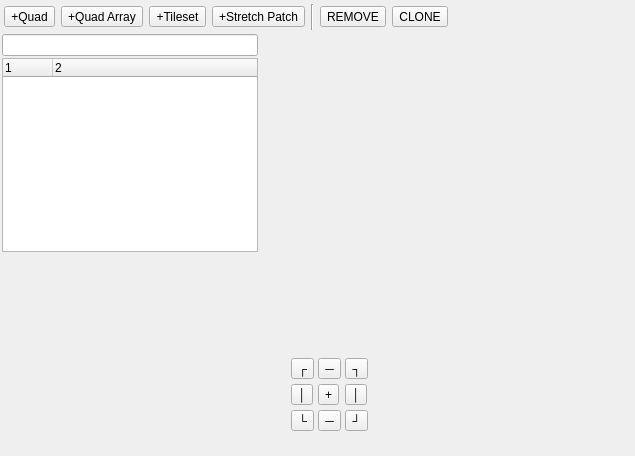
<?xml version="1.0" encoding="UTF-8"?>
<ui version="4.0">
 <class>Form</class>
 <widget class="QWidget" name="Form">
  <property name="geometry">
   <rect>
    <x>0</x>
    <y>0</y>
    <width>635</width>
    <height>456</height>
   </rect>
  </property>
  <property name="minimumSize">
   <size>
    <width>500</width>
    <height>400</height>
   </size>
  </property>
  <property name="windowTitle">
   <string>Form</string>
  </property>
  <layout class="QVBoxLayout" name="verticalLayout">
   <property name="spacing">
    <number>2</number>
   </property>
   <property name="margin">
    <number>2</number>
   </property>
   <item>
    <widget class="QWidget" name="toolbar" native="true">
     <property name="minimumSize">
      <size>
       <width>0</width>
       <height>30</height>
      </size>
     </property>
     <layout class="QHBoxLayout" name="horizontalLayout_2">
      <property name="margin">
       <number>2</number>
      </property>
      <item>
       <widget class="QToolButton" name="toolAddQuad">
        <property name="text">
         <string>+Quad</string>
        </property>
       </widget>
      </item>
      <item>
       <widget class="QToolButton" name="toolAddQuadArray">
        <property name="text">
         <string>+Quad Array</string>
        </property>
       </widget>
      </item>
      <item>
       <widget class="QToolButton" name="toolAddTileset">
        <property name="text">
         <string>+Tileset</string>
        </property>
       </widget>
      </item>
      <item>
       <widget class="QToolButton" name="toolAddStretchPatch">
        <property name="text">
         <string>+Stretch Patch</string>
        </property>
       </widget>
      </item>
      <item>
       <widget class="Line" name="line">
        <property name="orientation">
         <enum>Qt::Vertical</enum>
        </property>
       </widget>
      </item>
      <item>
       <widget class="QToolButton" name="toolRemove">
        <property name="text">
         <string>REMOVE</string>
        </property>
       </widget>
      </item>
      <item>
       <widget class="QToolButton" name="toolClone">
        <property name="text">
         <string>CLONE</string>
        </property>
       </widget>
      </item>
      <item>
       <spacer name="horizontalSpacer">
        <property name="orientation">
         <enum>Qt::Horizontal</enum>
        </property>
        <property name="sizeHint" stdset="0">
         <size>
          <width>40</width>
          <height>20</height>
         </size>
        </property>
       </spacer>
      </item>
     </layout>
    </widget>
   </item>
   <item>
    <layout class="QHBoxLayout" name="horizontalLayout">
     <property name="spacing">
      <number>2</number>
     </property>
     <item>
      <widget class="QWidget" name="listPanel" native="true">
       <property name="sizePolicy">
        <sizepolicy hsizetype="Fixed" vsizetype="Preferred">
         <horstretch>0</horstretch>
         <verstretch>0</verstretch>
        </sizepolicy>
       </property>
       <property name="minimumSize">
        <size>
         <width>150</width>
         <height>0</height>
        </size>
       </property>
       <layout class="QVBoxLayout" name="verticalLayout_3">
        <property name="spacing">
         <number>2</number>
        </property>
        <property name="margin">
         <number>0</number>
        </property>
        <item>
         <widget class="QLineEdit" name="textFilter">
          <property name="sizePolicy">
           <sizepolicy hsizetype="Expanding" vsizetype="Fixed">
            <horstretch>0</horstretch>
            <verstretch>0</verstretch>
           </sizepolicy>
          </property>
          <property name="minimumSize">
           <size>
            <width>150</width>
            <height>0</height>
           </size>
          </property>
         </widget>
        </item>
        <item>
         <widget class="QTreeWidget" name="listSprites">
          <property name="sizePolicy">
           <sizepolicy hsizetype="Expanding" vsizetype="Expanding">
            <horstretch>0</horstretch>
            <verstretch>0</verstretch>
           </sizepolicy>
          </property>
          <property name="minimumSize">
           <size>
            <width>150</width>
            <height>0</height>
           </size>
          </property>
          <property name="columnCount">
           <number>2</number>
          </property>
          <attribute name="headerDefaultSectionSize">
           <number>50</number>
          </attribute>
          <attribute name="headerStretchLastSection">
           <bool>true</bool>
          </attribute>
          <column>
           <property name="text">
            <string notr="true">1</string>
           </property>
          </column>
          <column>
           <property name="text">
            <string notr="true">2</string>
           </property>
          </column>
         </widget>
        </item>
        <item>
         <widget class="QWidget" name="settingsContainer" native="true">
          <property name="sizePolicy">
           <sizepolicy hsizetype="Expanding" vsizetype="Fixed">
            <horstretch>1</horstretch>
            <verstretch>0</verstretch>
           </sizepolicy>
          </property>
          <property name="minimumSize">
           <size>
            <width>150</width>
            <height>200</height>
           </size>
          </property>
         </widget>
        </item>
       </layout>
      </widget>
     </item>
     <item>
      <widget class="QWidget" name="previewPanel" native="true">
       <layout class="QVBoxLayout" name="verticalLayout_2">
        <item>
         <widget class="QFrame" name="canvasContainer">
          <property name="sizePolicy">
           <sizepolicy hsizetype="Expanding" vsizetype="Preferred">
            <horstretch>0</horstretch>
            <verstretch>0</verstretch>
           </sizepolicy>
          </property>
          <property name="minimumSize">
           <size>
            <width>200</width>
            <height>0</height>
           </size>
          </property>
         </widget>
        </item>
        <item>
         <widget class="QStackedWidget" name="toolContainer">
          <property name="sizePolicy">
           <sizepolicy hsizetype="Preferred" vsizetype="Fixed">
            <horstretch>0</horstretch>
            <verstretch>0</verstretch>
           </sizepolicy>
          </property>
          <property name="minimumSize">
           <size>
            <width>0</width>
            <height>100</height>
           </size>
          </property>
          <property name="currentIndex">
           <number>0</number>
          </property>
          <widget class="QWidget" name="pageQuad">
           <widget class="QWidget" name="originPanel" native="true">
            <property name="geometry">
             <rect>
              <x>20</x>
              <y>10</y>
              <width>81</width>
              <height>81</height>
             </rect>
            </property>
            <property name="sizePolicy">
             <sizepolicy hsizetype="Fixed" vsizetype="Fixed">
              <horstretch>0</horstretch>
              <verstretch>0</verstretch>
             </sizepolicy>
            </property>
            <layout class="QGridLayout" name="gridLayout">
             <property name="spacing">
              <number>2</number>
             </property>
             <item row="0" column="0">
              <widget class="QToolButton" name="toolOriginNW">
               <property name="text">
                <string>┌</string>
               </property>
              </widget>
             </item>
             <item row="0" column="1">
              <widget class="QToolButton" name="toolOriginN">
               <property name="text">
                <string>─</string>
               </property>
              </widget>
             </item>
             <item row="0" column="3">
              <widget class="QToolButton" name="toolOriginNE">
               <property name="text">
                <string>┐</string>
               </property>
              </widget>
             </item>
             <item row="1" column="0">
              <widget class="QToolButton" name="toolOriginW">
               <property name="text">
                <string>│</string>
               </property>
              </widget>
             </item>
             <item row="1" column="1">
              <widget class="QToolButton" name="toolOriginC">
               <property name="text">
                <string>+</string>
               </property>
              </widget>
             </item>
             <item row="1" column="3">
              <widget class="QToolButton" name="toolOriginE">
               <property name="text">
                <string>│</string>
               </property>
              </widget>
             </item>
             <item row="2" column="0">
              <widget class="QToolButton" name="toolOriginSW">
               <property name="text">
                <string>└</string>
               </property>
              </widget>
             </item>
             <item row="2" column="3">
              <widget class="QToolButton" name="toolOriginSE">
               <property name="text">
                <string>┘</string>
               </property>
              </widget>
             </item>
             <item row="2" column="1">
              <widget class="QToolButton" name="toolOriginS">
               <property name="text">
                <string>─</string>
               </property>
              </widget>
             </item>
            </layout>
           </widget>
          </widget>
          <widget class="QWidget" name="page_2"/>
         </widget>
        </item>
       </layout>
      </widget>
     </item>
    </layout>
   </item>
  </layout>
 </widget>
 <resources/>
 <connections/>
</ui>
